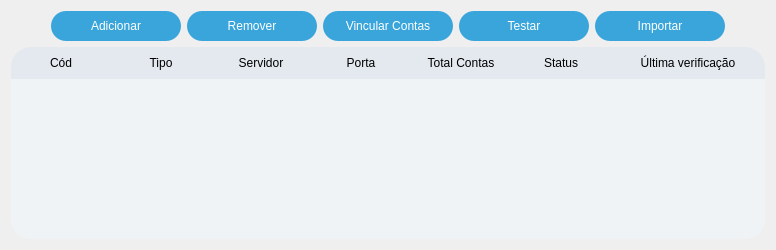
          <widget class="QWidget" name="tab_proxy">
           <attribute name="title">
            <string>Proxy</string>
           </attribute>
           <layout class="QVBoxLayout" name="verticalLayout_8">
            <item>
             <layout class="QHBoxLayout" name="horizontalLayout_4">
              <item>
               <spacer name="horizontalSpacer_5">
                <property name="orientation">
                 <enum>Qt::Orientation::Horizontal</enum>
                </property>
                <property name="sizeHint" stdset="0">
                 <size>
                  <width>40</width>
                  <height>20</height>
                 </size>
                </property>
               </spacer>
              </item>
              <item alignment="Qt::AlignmentFlag::AlignHCenter">
               <widget class="QPushButton" name="btn_add_proxy">
                <property name="minimumSize">
                 <size>
                  <width>130</width>
                  <height>30</height>
                 </size>
                </property>
                <property name="maximumSize">
                 <size>
                  <width>250</width>
                  <height>16777215</height>
                 </size>
                </property>
                <property name="styleSheet">
                 <string notr="true">QPushButton {
                                    background: #39a5db;
                                    color: white;
                                    border-radius: 15px;
                                    }

                                    QPushButton:hover {
                                    background-color: rgb(59, 116, 190);
                                    color: white;
                                    }

                                    QPushButton:disabled{
                                    background-color: rgb(222, 222, 222);
                                    }</string>
                </property>
                <property name="text">
                 <string>Adicionar</string>
                </property>
                <property name="icon">
                 <iconset>
                  <normaloff>../../../../../2tec/engagement-telegram/views/icons/plus.png</normaloff>../../../../../2tec/engagement-telegram/views/icons/plus.png</iconset>
                </property>
               </widget>
              </item>
              <item alignment="Qt::AlignmentFlag::AlignHCenter">
               <widget class="QPushButton" name="btn_remove_proxy">
                <property name="minimumSize">
                 <size>
                  <width>130</width>
                  <height>30</height>
                 </size>
                </property>
                <property name="maximumSize">
                 <size>
                  <width>250</width>
                  <height>16777215</height>
                 </size>
                </property>
                <property name="styleSheet">
                 <string notr="true">QPushButton {
                                    background: #39a5db;
                                    color: white;
                                    border-radius: 15px;
                                    }

                                    QPushButton:hover {
                                    background-color: rgb(59, 116, 190);
                                    color: white;
                                    }

                                    QPushButton:disabled{
                                    background-color: rgb(222, 222, 222);
                                    }</string>
                </property>
                <property name="text">
                 <string>Remover</string>
                </property>
                <property name="icon">
                 <iconset>
                  <normaloff>../../../../../2tec/engagement-telegram/views/icons/delete.png</normaloff>../../../../../2tec/engagement-telegram/views/icons/delete.png</iconset>
                </property>
               </widget>
              </item>
              <item alignment="Qt::AlignmentFlag::AlignHCenter">
               <widget class="QPushButton" name="btn_link_proxy_account">
                <property name="minimumSize">
                 <size>
                  <width>130</width>
                  <height>30</height>
                 </size>
                </property>
                <property name="maximumSize">
                 <size>
                  <width>250</width>
                  <height>16777215</height>
                 </size>
                </property>
                <property name="styleSheet">
                 <string notr="true">QPushButton {
                                    background: #39a5db;
                                    color: white;
                                    border-radius: 15px;
                                    }

                                    QPushButton:hover {
                                    background-color: rgb(59, 116, 190);
                                    color: white;
                                    }

                                    QPushButton:disabled{
                                    background-color: rgb(222, 222, 222);
                                    }</string>
                </property>
                <property name="text">
                 <string>Vincular Contas</string>
                </property>
                <property name="icon">
                 <iconset>
                  <normaloff>../../../../../2tec/engagement-telegram/views/icons/groups-white.png</normaloff>../../../../../2tec/engagement-telegram/views/icons/groups-white.png</iconset>
                </property>
               </widget>
              </item>
              <item alignment="Qt::AlignmentFlag::AlignHCenter">
               <widget class="QPushButton" name="btn_test_proxy">
                <property name="minimumSize">
                 <size>
                  <width>130</width>
                  <height>30</height>
                 </size>
                </property>
                <property name="maximumSize">
                 <size>
                  <width>250</width>
                  <height>16777215</height>
                 </size>
                </property>
                <property name="styleSheet">
                 <string notr="true">QPushButton {
                                    background: #39a5db;
                                    color: white;
                                    border-radius: 15px;
                                    }

                                    QPushButton:hover {
                                    background-color: rgb(59, 116, 190);
                                    color: white;
                                    }

                                    QPushButton:disabled{
                                    background-color: rgb(222, 222, 222);
                                    }</string>
                </property>
                <property name="text">
                 <string>Testar</string>
                </property>
                <property name="icon">
                 <iconset>
                  <normaloff>../../../../../2tec/engagement-telegram/views/icons/play-white.png</normaloff>../../../../../2tec/engagement-telegram/views/icons/play-white.png</iconset>
                </property>
               </widget>
              </item>
              <item alignment="Qt::AlignmentFlag::AlignHCenter">
               <widget class="QPushButton" name="btn_import_proxy">
                <property name="minimumSize">
                 <size>
                  <width>130</width>
                  <height>30</height>
                 </size>
                </property>
                <property name="maximumSize">
                 <size>
                  <width>250</width>
                  <height>16777215</height>
                 </size>
                </property>
                <property name="styleSheet">
                 <string notr="true">QPushButton {
                                    background: #39a5db;
                                    color: white;
                                    border-radius: 15px;
                                    }

                                    QPushButton:hover {
                                    background-color: rgb(59, 116, 190);
                                    color: white;
                                    }

                                    QPushButton:disabled{
                                    background-color: rgb(222, 222, 222);
                                    }</string>
                </property>
                <property name="text">
                 <string>Importar</string>
                </property>
                <property name="icon">
                 <iconset>
                  <normaloff>../../../../../2tec/engagement-telegram/views/icons/import.png</normaloff>../../../../../2tec/engagement-telegram/views/icons/import.png</iconset>
                </property>
               </widget>
              </item>
              <item>
               <spacer name="horizontalSpacer_6">
                <property name="orientation">
                 <enum>Qt::Orientation::Horizontal</enum>
                </property>
                <property name="sizeHint" stdset="0">
                 <size>
                  <width>40</width>
                  <height>20</height>
                 </size>
                </property>
               </spacer>
              </item>
             </layout>
            </item>
            <item>
             <widget class="QTableWidget" name="table_proxy">
              <property name="styleSheet">
               <string notr="true">QTableWidget{
                                background: #F0F3F6;
                                border: none;
                                border-radius: 20px;
                                selection-background-color: #d5e3f2;
                                selection-color: inherit;
                                }

                                QHeaderView::section {
                                background-color: #E3E9EF;
                                border: none;
                                height: 32px;
                                }

                                QHeaderView::section:first {
                                border-top-left-radius: 20px;
                                }


                                QHeaderView::section:last {
                                border-top-right-radius: 20px;
                                }
                              </string>
              </property>
              <property name="editTriggers">
               <set>QAbstractItemView::EditTrigger::NoEditTriggers</set>
              </property>
              <property name="selectionMode">
               <enum>QAbstractItemView::SelectionMode::ExtendedSelection</enum>
              </property>
              <property name="selectionBehavior">
               <enum>QAbstractItemView::SelectionBehavior::SelectRows</enum>
              </property>
              <property name="columnCount">
               <number>7</number>
              </property>
              <attribute name="horizontalHeaderStretchLastSection">
               <bool>true</bool>
              </attribute>
              <attribute name="verticalHeaderVisible">
               <bool>false</bool>
              </attribute>
              <column>
               <property name="text">
                <string>Cód</string>
               </property>
              </column>
              <column>
               <property name="text">
                <string>Tipo</string>
               </property>
              </column>
              <column>
               <property name="text">
                <string>Servidor</string>
               </property>
              </column>
              <column>
               <property name="text">
                <string>Porta</string>
               </property>
              </column>
              <column>
               <property name="text">
                <string>Total Contas</string>
               </property>
              </column>
              <column>
               <property name="text">
                <string>Status</string>
               </property>
              </column>
              <column>
               <property name="text">
                <string>Última verificação</string>
               </property>
              </column>
             </widget>
            </item>
           </layout>
          </widget>
